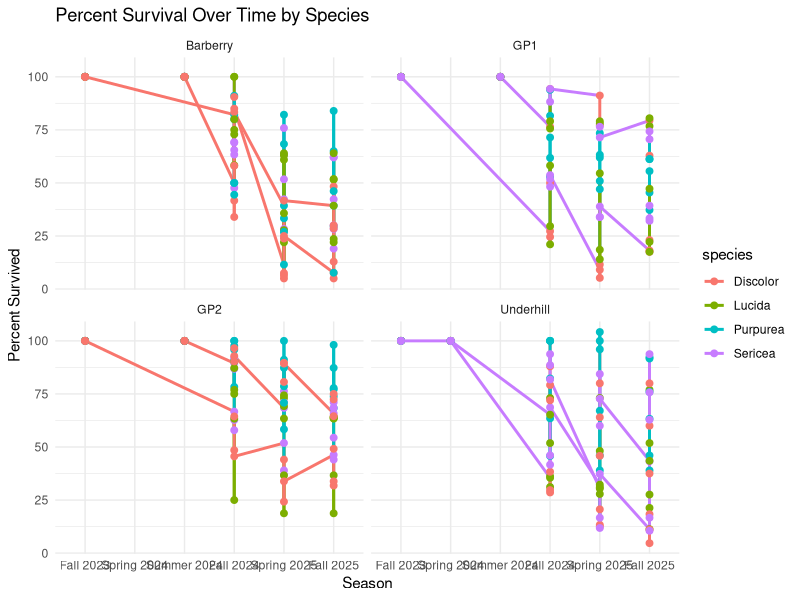
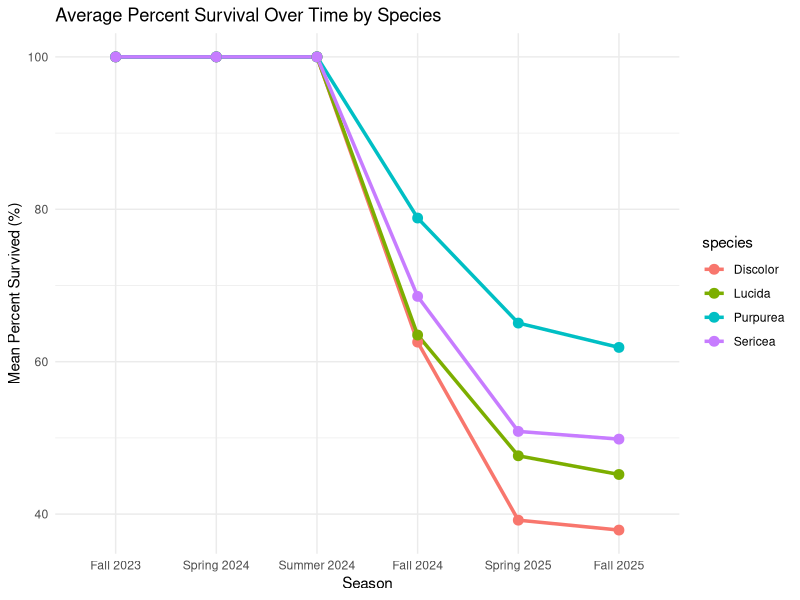
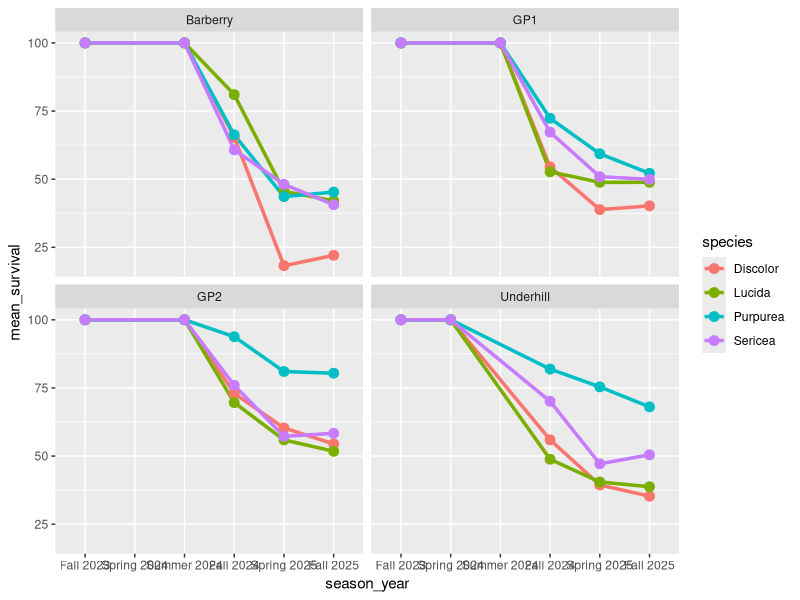
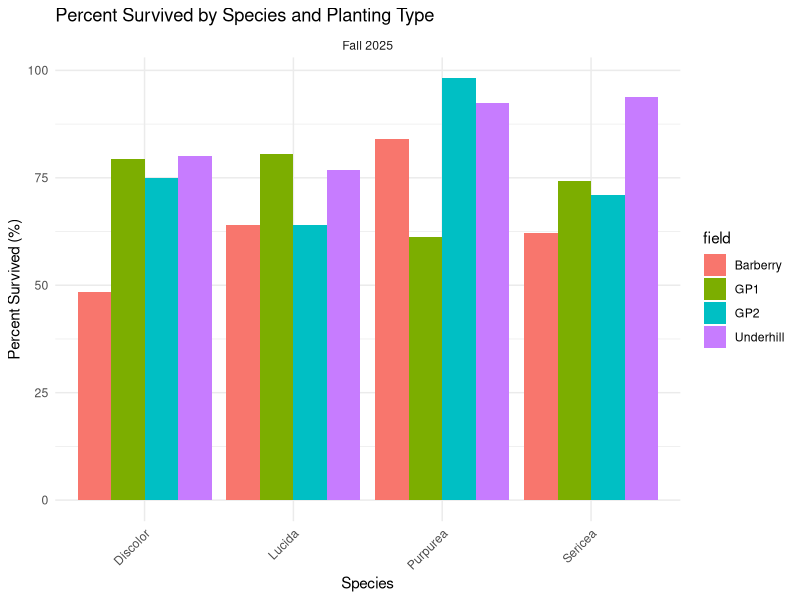
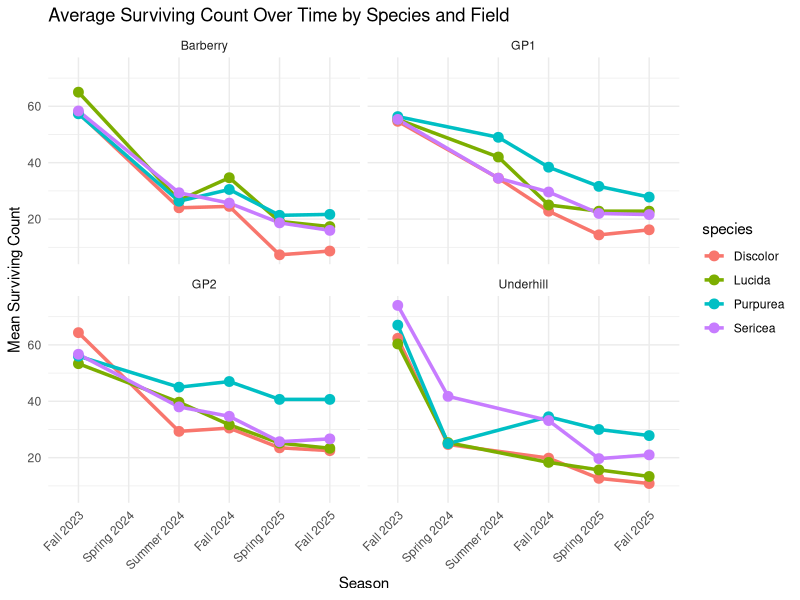
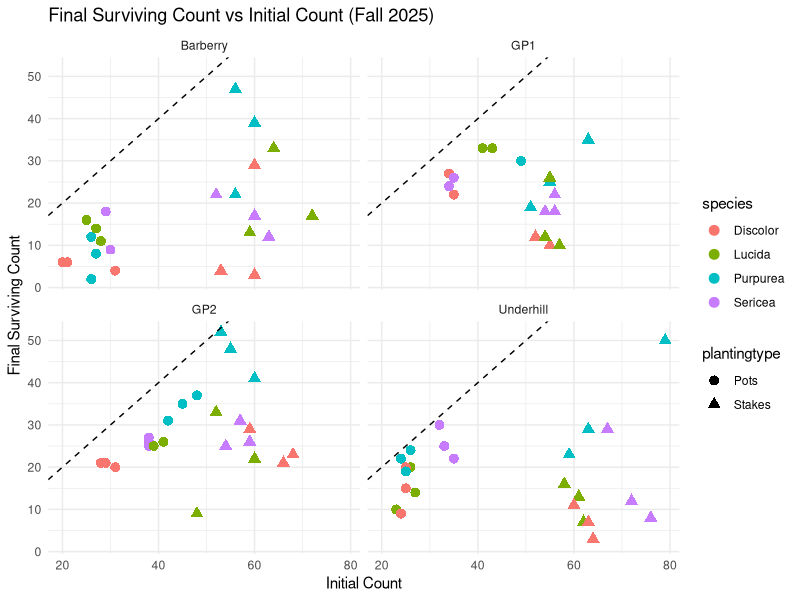
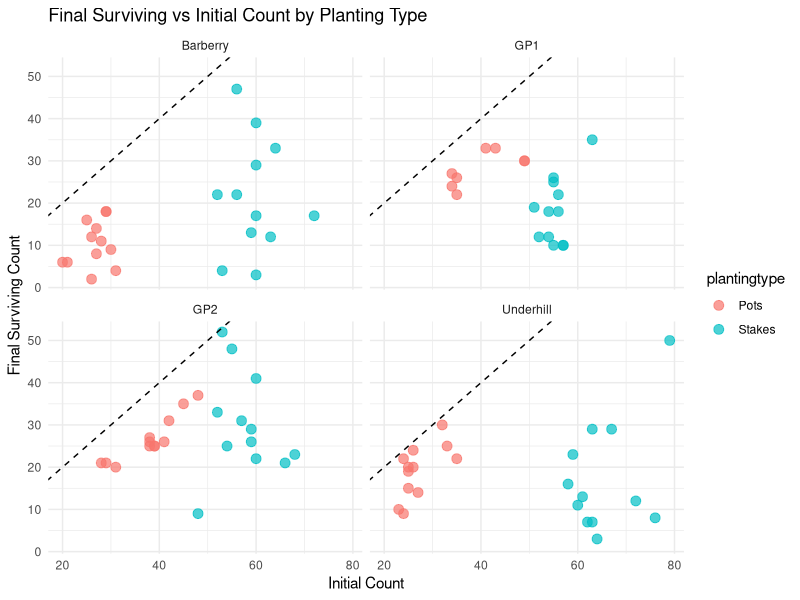
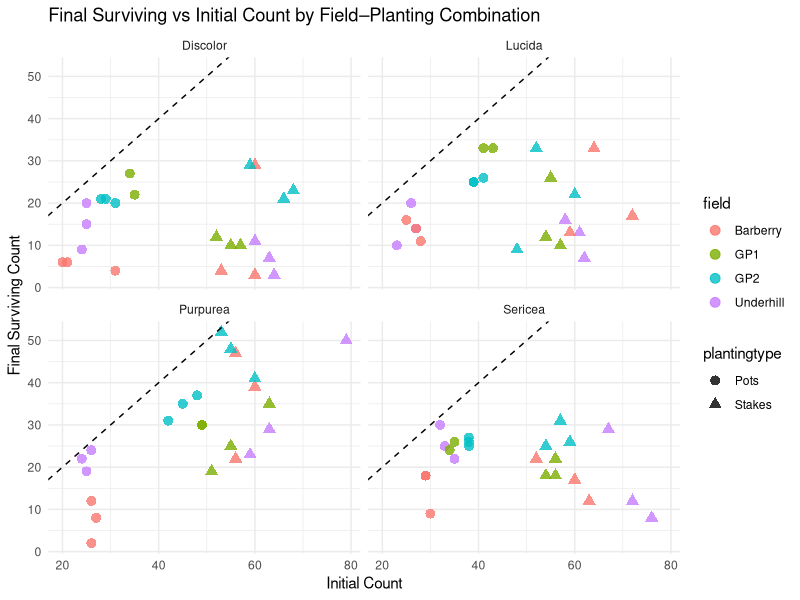

Here is the R script that generated these plots, in order:
## read in data
willowsurvive <- read.csv("SurvivalRates2025.csv")

# Add libraries
library(ggplot2)
library(dplyr)
library(tidyverse)

# New column combining month and year
willowsurvive$season_year <- paste(willowsurvive$season, willowsurvive$year)

# Establish correct timeline order
season_year_order <- c("Fall 2023", "Spring 2024", "Summer 2024", "Fall 2024",
                       "Spring 2025", "Fall 2025")
willowsurvive <- willowsurvive %>%
  mutate(season_year = factor(season_year, levels = season_year_order))


## ??
ggplot(willowsurvive, aes(x = season_year, y = percentsurvived, color = species, group=fieldplanting)) +
  geom_line(linewidth = 1) +
  geom_point(size = 2) +
  facet_wrap(~ field) +
  labs(title = "Percent Survival Over Time by Species",
       x = "Season",
       y = "Percent Survived") +
  theme_minimal()



## Percent survived (mean)
willowsurvive %>%
  group_by(season_year, species) %>%
  summarise(mean_survival = mean(percentsurvived, na.rm = TRUE),
            .groups = "drop") %>%
  ggplot(aes(x = season_year,
             y = mean_survival,
             color = species,
             group = species)) +
  geom_line(linewidth = 1.2) +
  geom_point(size = 3) +
  labs(title = "Average Percent Survival Over Time by Species",
       x = "Season",
       y = "Mean Percent Survived (%)") +
  theme_minimal()


## Percent survived (mean) by field  
willowsurvive %>%
  group_by(field, season_year, species) %>%
  summarise(mean_survival = mean(percentsurvived, na.rm = TRUE),
              .groups = "drop") %>%
  ggplot(aes(x = season_year,
               y = mean_survival,
               color = species,
               group = species)) +
  geom_line(linewidth = 1.2) +
  geom_point(size = 3) +
  facet_wrap(~ field)
  labs(title = "Average Percent Survival Over Time by Species",
       x = "Season",
       y = "Mean Percent Survived (%)") +
    theme_minimal()  



## Percent survived by species & plantingtype in Fall 2025 (most recent data collected)
willowsurvive %>%
filter(season_year == "Fall 2025") %>%
ggplot(aes(x = species, y = percentsurvived, fill = field)) +
  geom_bar(stat = "identity", position = "dodge") +
  facet_wrap(~ season_year) +
  theme_minimal() +
  labs(title = "Percent Survived by Species and Planting Type",
       x = "Species",
       y = "Percent Survived (%)") +
  theme(axis.text.x = element_text(angle = 45, hjust = 1))




## Mean survival count
willowsurvive %>%
  group_by(field, season_year, species) %>%
  summarise(mean_count = mean(count, na.rm = TRUE),
            .groups = "drop") %>%
  ggplot(aes(x = season_year,
             y = mean_count,
             color = species,
             group = species)) +
  geom_line(linewidth = 1.2) +
  geom_point(size = 3) +
  facet_wrap(~ field) +
  labs(title = "Average Surviving Count Over Time by Species and Field",
       x = "Season",
       y = "Mean Surviving Count") +
  theme_minimal() +
  theme(axis.text.x = element_text(angle = 45, hjust = 1))




## Initial vs final count scatter plot (with species)
willowsurvive %>%
  filter(season_year == "Fall 2025") %>%
  ggplot(aes(x = firstcount,
             y = count,
             color = species,
             shape = plantingtype)) +
  geom_point(size = 3) +
  geom_abline(slope = 1, intercept = 0, linetype = "dashed") +
  facet_wrap(~ field) +
  labs(title = "Final Surviving Count vs Initial Count (Fall 2025)",
       x = "Initial Count",
       y = "Final Surviving Count") +
  theme_minimal()


## Initial vs final count (by only planting type)
willowsurvive %>%
  filter(season_year == "Fall 2025") %>%
  ggplot(aes(x = firstcount,
             y = count,
             color = plantingtype)) +
  geom_point(size = 3, alpha = 0.7) +
  geom_abline(slope = 1, intercept = 0, linetype = "dashed") +
  facet_wrap(~ field) +
  labs(title = "Final Surviving vs Initial Count by Planting Type",
       x = "Initial Count",
       y = "Final Surviving Count") +
  theme_minimal()


## Initial vs final count (by fieldplanting)
willowsurvive %>%
  filter(season_year == "Fall 2025") %>%
  ggplot(aes(x = firstcount,
             y = count,
             color = field, shape=plantingtype)) +
  geom_point(size = 3, alpha = 0.8) +
  geom_abline(slope = 1, intercept = 0, linetype = "dashed") +
  facet_wrap(~ species) +
  labs(title = "Final Surviving vs Initial Count by Field–Planting Combination",
       x = "Initial Count",
       y = "Final Surviving Count") +
  theme_minimal()

